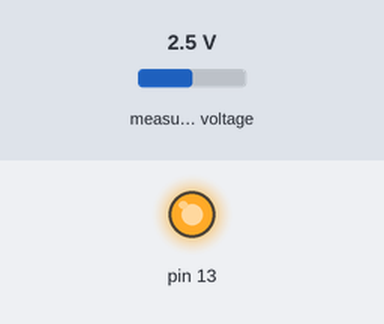
Bench run of a sketch on a simulated Arduino Uno, built with avr-gcc and run on an emulated ATmega328P. Parts: output pins drawn as LEDs (lit = HIGH). Inputs (shaded band) come from the test bench; at power-on: measured voltage 2.5 V.

Above: at 0.2 s.
At 5.7 s:
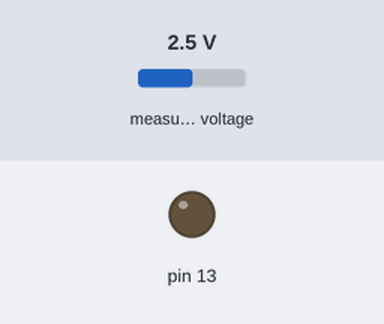
Timing chart, 0 to 14.3 s (numbered marks = the images above):
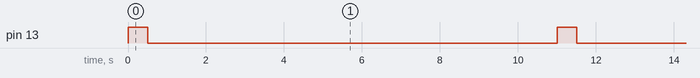

The sketch:

simpleADC_1115we.ino
```cpp
#include <SPI.h>
#include <Wire.h>
#include<ADS1115_WE.h>

#define I2C_ADDRESS 0x48

ADS1115_WE adc = ADS1115_WE(I2C_ADDRESS);

const byte ADS1015_I2C_ADDRESS = 0x48;
byte ADS1015_I2C_GENERAL = 0x00;
byte ADS1015_I2C_RESET = 0x06;

void setup () {
  pinMode(13, OUTPUT);
  Wire.begin();
  if (!adc.init()) {
  }
  adc.setVoltageRange_mV(ADS1115_RANGE_6144); //comment line/change parameter to change range
}

void loop() {
  digitalWrite(13, HIGH);
  delay(500);
  digitalWrite(13, LOW);
  delay(500);

  //ads1015.begin(ADS1015_I2C_ADDRESS);
  //int16_t adc1_1, adc1_2, adc1_diff;
  //adc1_1 = ads1015.readADC_SingleEnded(2);
  //adc1_2 = ads1015.readADC_SingleEnded(3);
  //adc1_diff = ads1015.readADC_Differential_0_1();
  float voltage = 0.0;
  //adcReset();
  voltage = readChannel(ADS1115_COMP_1_GND);

  delay(10000);
}

float readChannel(ADS1115_MUX channel) {
  float voltage = 0.0;
  adc.setCompareChannels(channel);
  adc.startSingleMeasurement();
  while(adc.isBusy()){}
  voltage = adc.getResult_V(); // alternative: getResult_mV for Millivolt
  return voltage;
}

void adcReset() {
  Wire.beginTransmission(ADS1015_I2C_ADDRESS); //start I2C transmission
  Wire.write(ADS1015_I2C_GENERAL); // Send general call address
  Wire.write(ADS1015_I2C_RESET); // Send reset command byte
  Wire.endTransmission(); //end I2C transmission
}
```

Measured:
- by itself, pin 13: alternates HIGH for 0.50 s and LOW for 10.5 s
